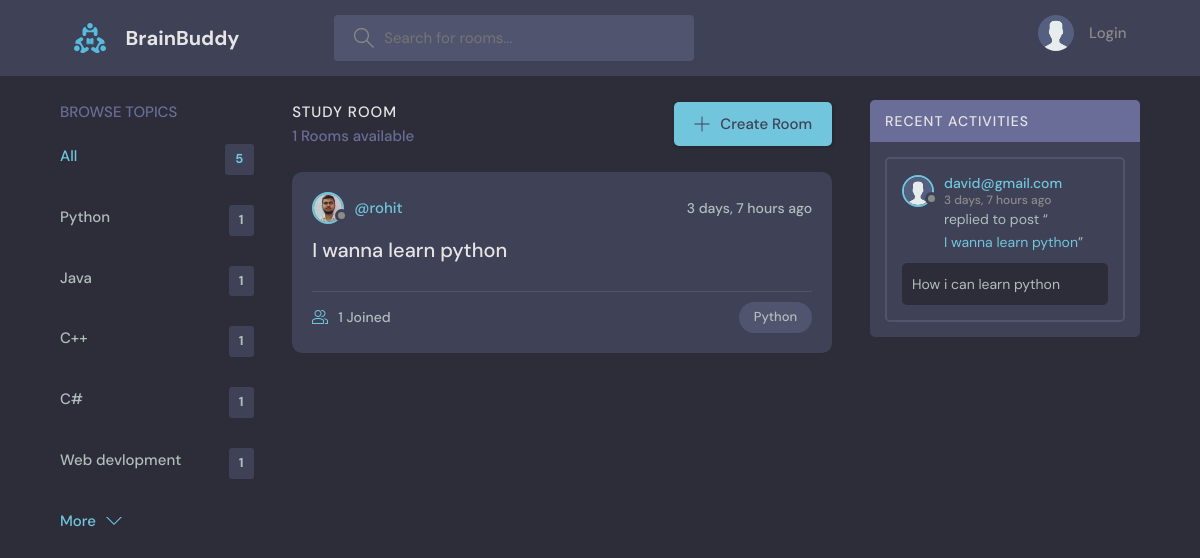
Page /?q=Python on the committed database.
### base/models.py (models this page shows, shortened)
class Topic(models.Model):
    name= models.CharField(max_length=200)

class Room(models.Model):
    host = models.ForeignKey(User,on_delete=models.SET_NULL,null=True)
    topic =  models.ForeignKey(Topic,on_delete=models.SET_NULL,null=True)
    name=models.CharField(max_length=200)
    description =models.TextField(null=True,blank=True)
    participants=models.ManyToManyField(User,related_name='participants',blank=True)
    updated = models.DateTimeField(auto_now=True)
    created = models.DateTimeField( auto_now_add=True)
    class Meta:
        ordering = ['-updated','-created']
    def __str__(self):
        return self.name

class User(AbstractUser):
    name = models.CharField(max_length=200,null=True)
    email = models.EmailField(unique=True,null=True)
    bio = models.TextField(null=True)
    avatar =models.ImageField(null=True,default="avatar.svg")
    USERNAME_FIELD = 'email'
    REQUIRED_FIELDS=[]

class Message(models.Model):
    user = models.ForeignKey(User,on_delete=models.CASCADE)
    room = models.ForeignKey(Room,on_delete=models.CASCADE)
    body = models.TextField()
    updated = models.DateTimeField(auto_now=True)
    created = models.DateTimeField( auto_now_add=True)
    class Meta:
        ordering = ['-updated','-created']

### base/views.py (the view)
# urls.py: path('',views.home,name="home"),
def home(request):
    q=request.GET.get('q') if request.GET.get('q') != None else ''
    rooms=Room.objects.filter(
        Q(topic__name__icontains=q) |
        Q(name__icontains=q) |
        Q(description__icontains=q)
        )
    topics=Topic.objects.all()[0:5]
    room_count=rooms.count()
    room_messages = Message.objects.filter(Q(room__name__icontains=q))
    context={'rooms':rooms,'topics':topics,'room_count':room_count,'room_messages':room_messages}
    return render(request,"base/home.html",context)

### base/templates/base/home.html (shortened to what this page needs)
{% extends "main.html" %}
{% block content %}
    <main class="layout layout--3">
      <div class="container">
        {% include "base/topics_component.html" %}
        <div class="roomList">
          <div class="roomList__header">
            <div>
              <h2>Study Room</h2>
              <p>{{room_count}} Rooms available</p>
            </div>
            <a class="btn btn--main" href="{% url 'create-room' %}">
              <svg version="1.1" xmlns="http://www.w3.org/2000/svg" width="32" height="32" viewBox="0 0 32 32">
                <title>add</title>
                <path
                  d="M16.943 0.943h-1.885v14.115h-14.115v1.885h14.115v14.115h1.885v-14.115h14.115v-1.885h-14.115v-14.115z"
                ></path>
              </svg>
              Create Room
            </a>
          </div>
        {% include "base/feed_component.html" %}
        </div>
         {% include "base/activity_compoment.html" %}
      </div>
    </main>
{% endblock content %}

### base/templates/base/topics_component.html
<div class="topics">
    <div class="topics__header">
      <h2>Browse Topics</h2>
    </div>
    <ul class="topics__list">
      <li>
        <a href="{% url 'home' %}" class="active">All <span>{{topics.count}}</span></a>
      </li>
      {% for topic in topics  %}
      <li>
        <a href="{% url 'home' %}?q={{topic.name}}">{{topic.name}} <span>{{topic.room_set.all.count}}</span></a>
      </li>
      {% endfor %}
    </ul>
    <a class="btn btn--link" href="{% url 'topics' %}">
      More
      <svg version="1.1" xmlns="http://www.w3.org/2000/svg" width="32" height="32" viewBox="0 0 32 32">
        <title>chevron-down</title>
        <path d="M16 21l-13-13h-3l16 16 16-16h-3l-13 13z"></path>
      </svg>
    </a>
  </div>

### base/templates/base/feed_component.html (shortened to what this page needs)
{% for room in rooms %}
<div class="roomListRoom">
  <div class="roomListRoom__header">
    <a href="{% url 'user-profile' room.host.id %}" class="roomListRoom__author">
      <div class="avatar avatar--small">
        <img src="{{room.host.avatar.url}}" />
      </div>
      <span>@{{room.host.username}}</span>
    </a>
    <div class="roomListRoom__actions">
      <span>{{room.created|timesince}} ago</span>
    </div>
  </div>
  <div class="roomListRoom__content">
    <a href="{% url 'room' room.id %}">{{room.name}}</a>
  </div>
  <div class="roomListRoom__meta">
    <a href="{% url 'room' room.id %}" class="roomListRoom__joined">
      {{room.participants.all.count}} Joined
    </a>
    <p class="roomListRoom__topic">{{room.topic.name}}</p>
  </div>
</div>
{% endfor %}

### base/templates/base/activity_compoment.html (shortened to what this page needs)
<div class="activities">
    <div class="activities__header">
      <h2>Recent Activities</h2>
    </div>
    {% for message in room_messages  %}
    <div class="activities__box">
      <div class="activities__boxHeader roomListRoom__header">
        <a href='{% url "user-profile" message.user.id %}' class="roomListRoom__author">
          <div class="avatar avatar--small">
            <img src="{{message.user.avatar.url}}" />
          </div>
          <p>
            {{message.user}}
            <span>{{message.created|timesince}}  ago</span>
          </p>
        </a>
      </div>
      <div class="activities__boxContent">
        <p>replied to post “<a href='{% url "room" message.room.id %}'>{{message.room}}</a>”</p>
        <div class="activities__boxRoomContent">
          {{message.body}}
        </div>
      </div>
    </div>
{% endfor %}
  </div>

### rows in the picture
Topic: name "Python", room_set.all.count "1"
Topic: name "Java", room_set.all.count "1"
Topic: name "C++", room_set.all.count "1"
Topic: name "C#", room_set.all.count "1"
Topic: name "Web devlopment", room_set.all.count "1"
Room: host.avatar (picture), host.username "rohit", created "3 days, 7 hours", name "I wanna learn python", participants.all.count "1", topic.name "Python"
Message: user.avatar (placeholder picture), user "david@gmail.com", created "3 days, 7 hours", room "I wanna learn python", body "How i can learn python"

### other values in the picture
{{ topics.count }} "5"
{{ room_count }} "1"
